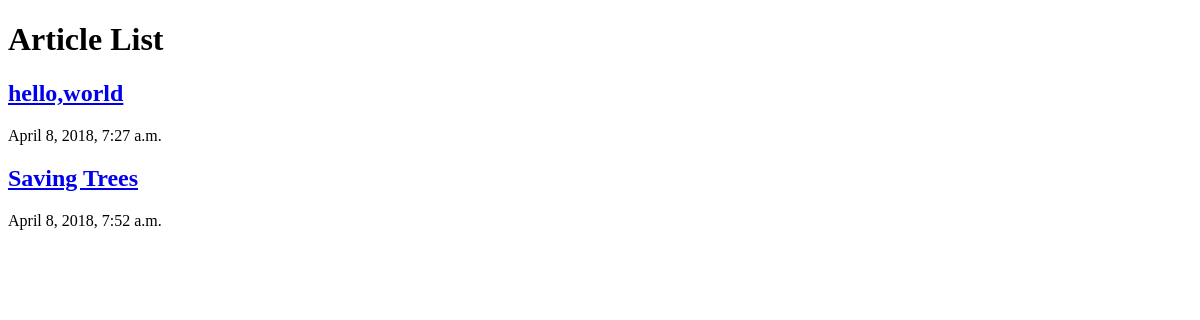
/articles/, run on an earlier commit of the app's database.
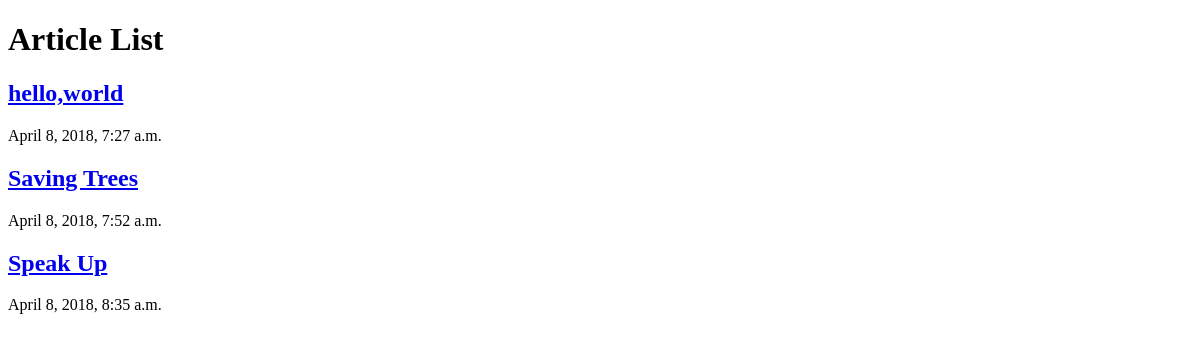
And on a later commit of the database.
### articles/models.py (models this page shows, shortened)
class Article(models.Model):
    title = models.CharField(max_length=100)
    slug  = models.CharField(max_length=100)
    body  = models.TextField(max_length=2000)
    date  = models.DateTimeField(auto_now_add=True)

### articles/views.py (the view)
# urls.py: path('',views.article_list)
def article_list(request):
    articles = Article.objects.all().order_by('date')
    return render(request,'articles/article_list.html',{'articles': articles})

### articles/templates/articles/article_list.html (shortened to what this page needs)
<!DOCTYPE html>
<html>
<head>
</head>
<body>
    <h1>Article List</h1>
    <div class="articles">
        {% for article in articles %}
        <div class="article">
            <h2><a href="#">{{ article.title }}</a></h2>
            <p>{{ article.date }}</p>
        </div>
        {% endfor %}
    </div>
</body>
</html>

What changed in the data, as far as the page shows it:
added Article: title "Speak Up", date "April 8, 2018, 8:35 a.m."
